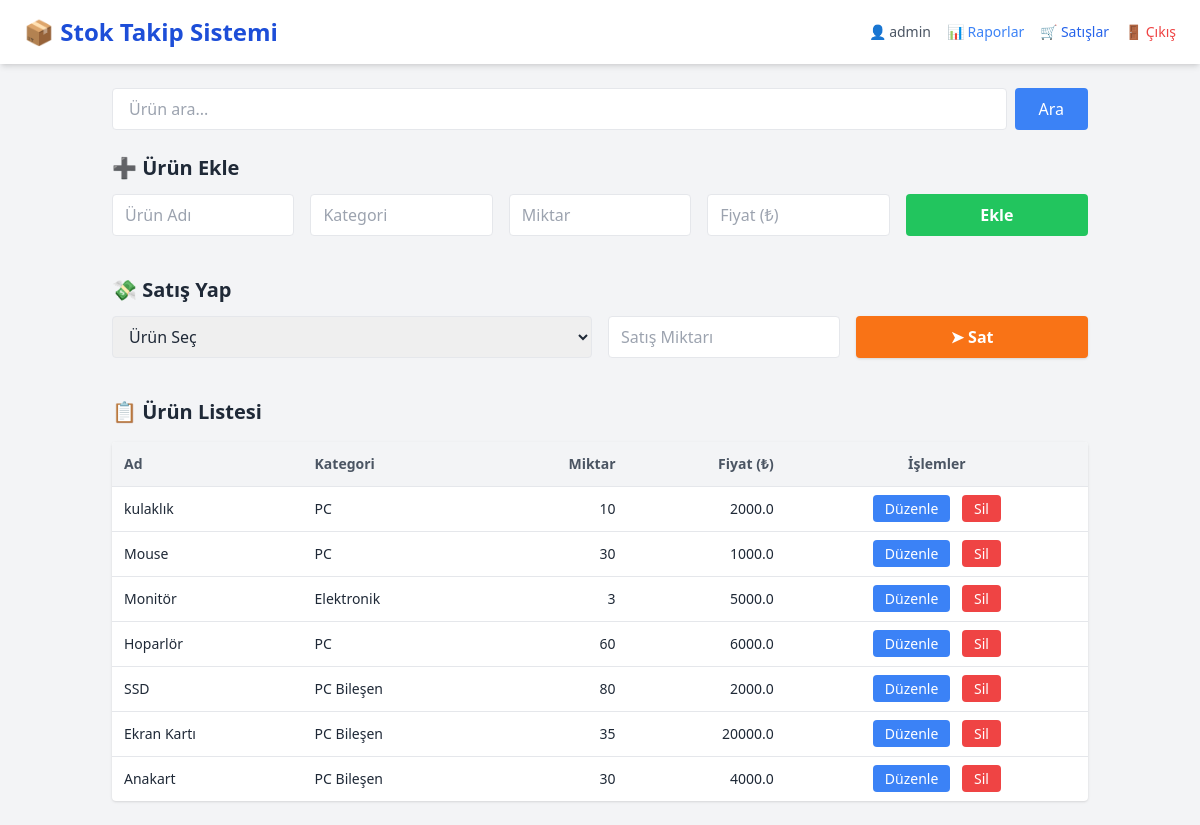
Page / (signed in) on the committed database.
### tables this page shows
CREATE TABLE urunler (
                id INTEGER PRIMARY KEY AUTOINCREMENT,
                urun_adi TEXT NOT NULL,
                kategori TEXT,
                miktar INTEGER,
                fiyat REAL
            );

### app.py (the view)
@app.route("/")
def index():
    if "kullanici" not in session:
        return redirect(url_for("giris"))
    q = request.args.get("q", "")
    with sqlite3.connect("stok.db") as con:
        cur = con.cursor()
        if q:
            cur.execute("SELECT * FROM urunler WHERE urun_adi LIKE ?", ('%' + q + '%',))
        else:
            cur.execute("SELECT * FROM urunler")
        urunler = cur.fetchall()
    return render_template("index.html", urunler=urunler, q=q)

### templates/index.html (shortened to what this page needs)
<!DOCTYPE html>
<html lang="tr">
<head>
  <script src="https://cdn.tailwindcss.com"></script>
</head>
<body class="bg-gray-100 text-gray-800">
  <header class="bg-white shadow-md px-6 py-4 flex justify-between items-center">
    <h1 class="text-2xl font-bold text-blue-700">📦 Stok Takip Sistemi</h1>
    <div class="flex items-center space-x-4 text-sm">
      <span class="text-gray-600">👤 {{ session['kullanici'] }}</span>
      <a href="/rapor" class="text-blue-500 hover:underline">📊 Raporlar</a>
      <a href="/satislar" class="text-blue-600 hover:underline">🛒 Satışlar</a>
      <a href="{{ url_for('cikis') }}" class="text-red-500 hover:underline">🚪 Çıkış</a>
    </div>
  </header>
  <main class="max-w-5xl mx-auto p-6">
    <form method="get" class="mb-6 flex gap-2">
      <input type="text" name="q" value="{{ q }}" placeholder="Ürün ara..." class="flex-1 px-4 py-2 border rounded focus:outline-none focus:ring-2 focus:ring-blue-400" />
      <button type="submit" class="bg-blue-500 text-white px-6 py-2 rounded hover:bg-blue-600">Ara</button>
    </form>
     {% if session['rol'] == 'admin' %}
    <section class="mb-10">
      <h2 class="text-xl font-semibold mb-3">➕ Ürün Ekle</h2>
      <form method="post" action="/ekle" class="grid grid-cols-5 gap-4">
        <input name="urun_adi" placeholder="Ürün Adı" required class="px-3 py-2 border rounded" />
        <input name="kategori" placeholder="Kategori" class="px-3 py-2 border rounded" />
        <input name="miktar" type="number" placeholder="Miktar" required class="px-3 py-2 border rounded" />
        <input name="fiyat" type="number" step="0.01" placeholder="Fiyat (₺)" required class="px-3 py-2 border rounded" />
        <button type="submit" class="bg-green-500 hover:bg-green-600 text-white font-semibold rounded px-4 py-2 transition">Ekle</button>
      </form>
    </section>
    {% endif %}
    <section class="mb-10">
      <h2 class="text-xl font-semibold mb-3">💸 Satış Yap</h2>
      <form action="/sat" method="POST" class="grid grid-cols-4 gap-4">
        <select name="urun_id" class="col-span-2 px-3 py-2 border rounded" required>
          <option value="">Ürün Seç</option>
        </select>
        <input type="number" name="miktar" min="1" placeholder="Satış Miktarı" required class="px-3 py-2 border rounded" />
        <button type="submit" class="bg-orange-500 hover:bg-orange-600 text-white font-semibold px-4 py-2 rounded shadow transition">➤ Sat</button>
      </form>
    </section>
    <section>
      <h2 class="text-xl font-semibold mb-4">📋 Ürün Listesi</h2>
      <div class="overflow-x-auto rounded shadow bg-white">
        <table class="min-w-full text-sm">
          <thead class="bg-gray-100 text-left text-gray-600 font-semibold">
            <tr>
              <th class="p-3">Ad</th>
              <th class="p-3">Kategori</th>
              <th class="p-3 text-right">Miktar</th>
              <th class="p-3 text-right">Fiyat (₺)</th>
              <th class="p-3 text-center">İşlemler</th>
            </tr>
          </thead>
          <tbody>
            {% for urun in urunler %}
            <tr class="border-t hover:bg-gray-50">
              <td class="p-3">{{ urun[1] }}</td>
              <td class="p-3">{{ urun[2] }}</td>
              <td class="p-3 text-right">{{ urun[3] }}</td>
              <td class="p-3 text-right">{{ urun[4] }}</td>
              <td class="p-3 text-center space-x-2">
                {% if session['rol'] == 'admin' %}
                <a href="/duzenle/{{ urun[0] }}" class="bg-blue-500 hover:bg-blue-600 text-white px-3 py-1 rounded">Düzenle</a>
                <a href="/sil/{{ urun[0] }}" class="bg-red-500 hover:bg-red-600 text-white px-3 py-1 rounded">Sil</a>
                {% else %}
                <span class="text-gray-400 italic">Yetkisiz</span>
                {% endif %}
              </td>
            </tr>
            {% endfor %}
          </tbody>
        </table>
      </div>
    </section>
  </main>
</body>
</html>

### rows in the picture
urunler: urun_adi "kulaklık", kategori "PC", miktar "10", fiyat "2000.0"
urunler: urun_adi "Mouse", kategori "PC", miktar "30", fiyat "1000.0"
urunler: urun_adi "Monitör", kategori "Elektronik", miktar "3", fiyat "5000.0"
urunler: urun_adi "Hoparlör", kategori "PC", miktar "60", fiyat "6000.0"
urunler: urun_adi "SSD", kategori "PC Bileşen", miktar "80", fiyat "2000.0"
urunler: urun_adi "Ekran Kartı", kategori "PC Bileşen", miktar "35", fiyat "20000.0"
urunler: urun_adi "Anakart", kategori "PC Bileşen", miktar "30", fiyat "4000.0"

### other values in the picture
{{ session['kullanici'] }} "admin"
